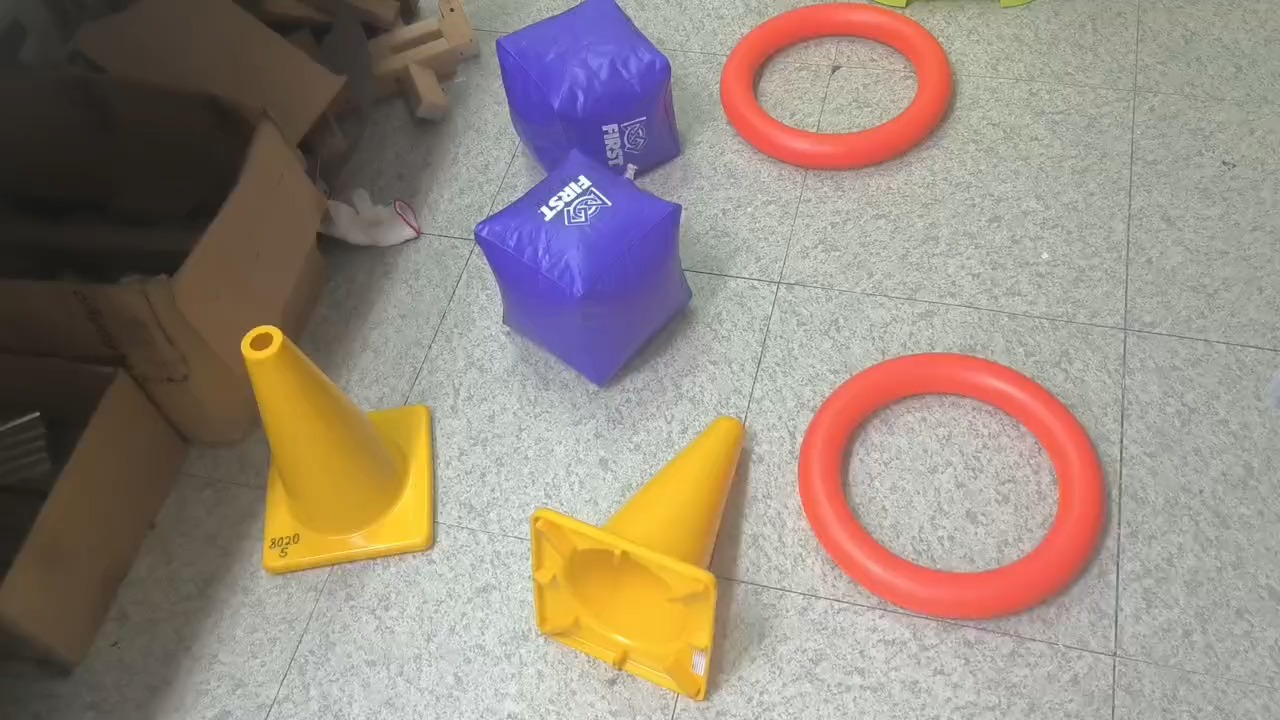
#> input picture Skill_Booster_2/images/objects.jpg, 1280 x 720 px
$ python hsv_tuner.py images/objects.jpg
#> lines starting #> are read from the running program, lines starting #| are printed output that depends on the picture
### Skill_Booster_2/common.py
import cv2
import glob
import os

IMG_EXTS = (".png", ".jpg", ".jpeg", ".bmp", ".webp")


# [17 lines left out: function load_images, not called in this run]


def resize_to_width(img, width=900):
    """Shrink big phone photos so detection params behave consistently."""
#> called with width = 800
    h, w = img.shape[:2]
#> h = 720; w = 1280
    if w <= width:
        return img
    scale = width / w
#> scale = 0.625
    return cv2.resize(img, (width, int(h * scale)), interpolation=cv2.INTER_AREA)


# [11 lines left out: functions save, label, not called in this run]

### Skill_Booster_2/hsv_tuner.py
import sys
import cv2
import numpy as np
from common import resize_to_width

img = resize_to_width(cv2.imread(sys.argv[1]), 800)
hsv = cv2.cvtColor(img, cv2.COLOR_BGR2HSV)
#> hsv: shape (450, 800, 3); mean H, S, V 37.3, 57, 157.8
cv2.namedWindow("tuner")
for n, mx, v in [("H lo", 179, 0), ("H hi", 179, 179), ("S lo", 255, 0),
                 ("S hi", 255, 255), ("V lo", 255, 0), ("V hi", 255, 255)]:
    cv2.createTrackbar(n, "tuner", v, mx, lambda _: None)

while True:
    g = lambda n: cv2.getTrackbarPos(n, "tuner")
    lo = (g("H lo"), g("S lo"), g("V lo"))
    hi = (g("H hi"), g("S hi"), g("V hi"))
    mask = cv2.inRange(hsv, np.array(lo), np.array(hi))
#> mask: shape (450, 800); every value is 255
    cv2.imshow("tuner", np.hstack([img, cv2.bitwise_and(img, img, mask=mask)]))
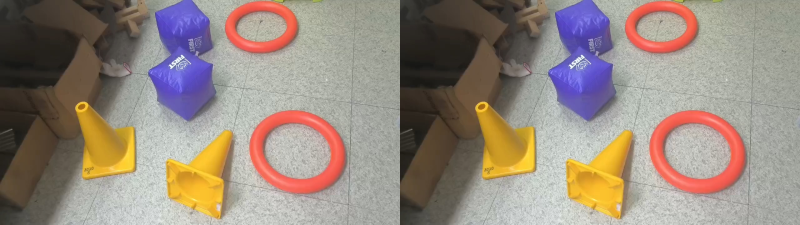
#> window 'tuner': shape (450, 1600, 3) (shown at 1/2 size); mean B, G, R 126.6, 137.6, 151.1
    if cv2.waitKey(30) & 0xFF == ord("q"):
#> (key q is pressed here)
        break
print(f"[({lo}, {hi})]")
cv2.destroyAllWindows()
